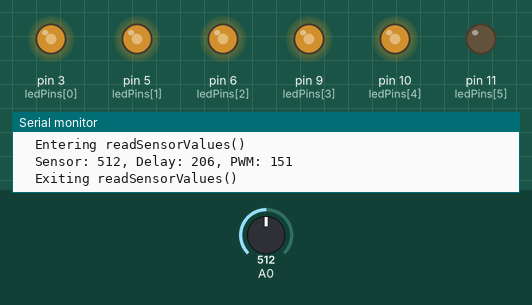
The sketch below on a simulated Arduino Uno, built with avr-gcc and run on an emulated ATmega328P. On the bench: output pins drawn as LEDs (lit = HIGH), the last lines printed to the serial monitor. Dashed ring = blinking. Inputs (shaded band) come from the test bench; at power-on: A0 = 512.

Above: at 1.2 s.
1.3 s: A0 set to 245
4.3 s: A0 set to 716
At 6.0 s:
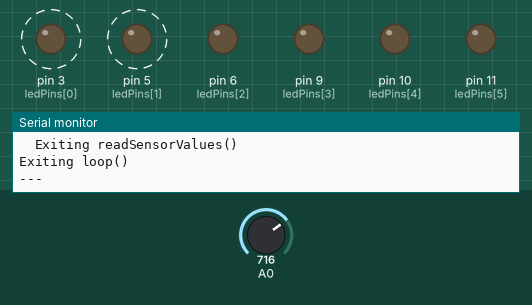
7.3 s: A0 set to 306
At 7.61 s:
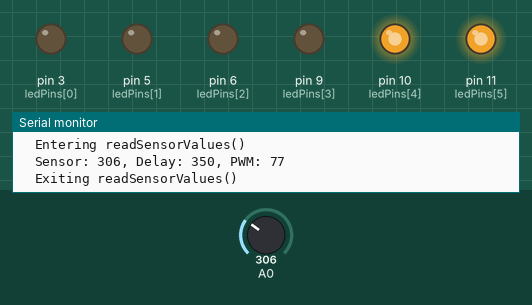
10.3 s: A0 set to 810
At 11.1 s:
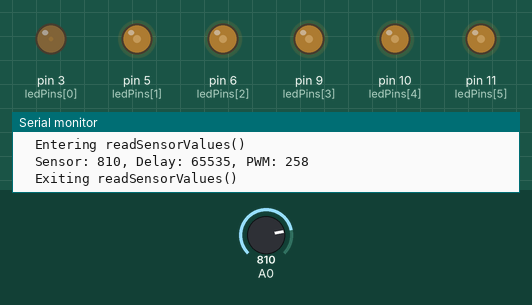
Timing chart, 0 to 12.9 s (numbered marks = the images above; inputs shaded):
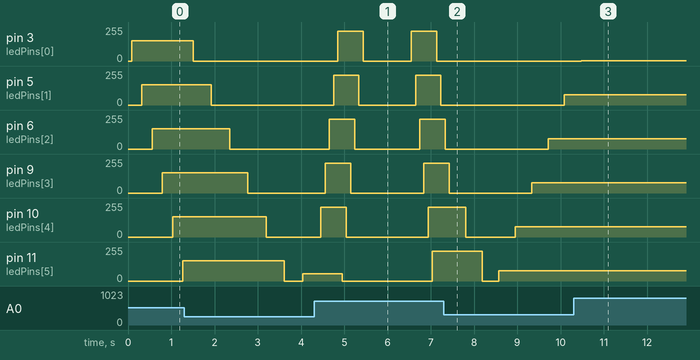

The sketch:

DEBUG_MACRO_Light_and_Speed_Analog_IN_AND_OUT.ino
```cpp
// Analog in program to influence analog out pin values.
#define DEBUG 1  // Set to 1 to enable debug prints, 0 to disable
#if DEBUG
  #define DEBUG_PRINT(x) Serial.print(x)
  #define DEBUG_DELAY(x) delay(x)
  #define DEBUG_BEGIN() Serial.begin(9600)
#else
  #define DEBUG_PRINT(x)
  #define DEBUG_DELAY(x)
  #define DEBUG_BEGIN()
#endif
#define NumberOfLEDS 6
#define ASSERT(expr) if (!(expr)) {printf("The Following Failed: %s\n", #expr); exit(1);}
#define MIN_DELAY 5   // time in ms
#define MAX_DELAY 500 // time in ms
// Analog Input Sensor
#define MIN_SENSOR_VAL 90  //value when darkest
#define MAX_SENSOR_VAL 800 //value when brightest
// LED Analog output range
#define PWM_MIN 0   // LED always OFF
#define PWM_MAX 255 // LED mostly ON (appears fully bright)

// PWM-capable pins on Arduino Uno
int ledPins[NumberOfLEDS] = {3, 5, 6, 9, 10, 11};

void setup() {
  DEBUG_BEGIN();
  DEBUG_PRINT("Entering setup()\n");

  //Use ASSERT to ensure we have the right PIN config.
  ASSERT(NumberOfLEDS <=6);  // Only 6 PWM pins available

  // Set PWM pins as outputs using DDR registers with pin macros
  // Could have used a simpler loop and pinMode run on an array.
  // But here using faster DDR.
  // Because the PWM PINs are spread across 2 port families - D and B.
  // need to adjust each accordingly.
  DDRD |= (1<<PD3) | (1<<PD5) | (1<<PD6);  // Pins 3, 5, 6 are on PORTD
  DDRB |= (1<<PB1) | (1<<PB2) | (1<<PB3);  // Pins 9, 10, 11 are on PORTB

  DEBUG_PRINT("Exiting setup()\n");
}

// Using function that takes in a pointer to the values we want modified
// Note, analog read is done inside this function, just like last weeks solution
// but we could do it once every loop, which would then modify this function to
// take a third 'sensorVal' argument that is per loop cycle.
// However inside the function I will only use analogRead once to ensure
// I'm synchronized between light and speed for the function call.
void readSensorValues(unsigned int *delayTime, unsigned int *pwmValue) {
  DEBUG_PRINT("  Entering readSensorValues()\n");

  unsigned int sensorVal = analogRead(A0);

  // Cast map() results to unsigned int to prevent overflow issues
  *delayTime = (unsigned int)map(sensorVal, MIN_SENSOR_VAL, MAX_SENSOR_VAL, MAX_DELAY, MIN_DELAY);
  *pwmValue = (unsigned int)map(sensorVal, MIN_SENSOR_VAL, MAX_SENSOR_VAL, PWM_MIN, PWM_MAX);

  DEBUG_PRINT("  Sensor: ");
  DEBUG_PRINT(sensorVal);
  DEBUG_PRINT(", Delay: ");
  DEBUG_PRINT(*delayTime);
  DEBUG_PRINT(", PWM: ");
  DEBUG_PRINT(*pwmValue);
  DEBUG_PRINT("\n");

  DEBUG_PRINT("  Exiting readSensorValues()\n");
}

void loop() {
  DEBUG_PRINT("Entering loop()\n");

  int i;
  // these variables are going to be adjusted per the A0 input value.
  unsigned int delayTime, pwmValue;

  // Note, taking instruction from last week's solution, choosing to put
  // the readSensorValues/analogRead inside each loop for accuracy.
  // could have extracted it outside this block if we wished.
  for (i=0;i<NumberOfLEDS;i++){
    readSensorValues(&delayTime, &pwmValue);
    analogWrite(ledPins[i], pwmValue); //turn on each LED with PWM
    delay(delayTime);
  }
  for (i=0;i<NumberOfLEDS;i++){
    readSensorValues(&delayTime, &pwmValue);
    analogWrite(ledPins[i], 0); //turn off each LED
    delay(delayTime);
  }
  for (i=NumberOfLEDS-1;i>=0;i--){
    readSensorValues(&delayTime, &pwmValue);
    analogWrite(ledPins[i], pwmValue); //turn on each LED with PWM
    delay(delayTime);
  }
  for (i=NumberOfLEDS-1;i>=0;i--){
    readSensorValues(&delayTime, &pwmValue);
    analogWrite(ledPins[i], 0); //turn off each LED
    delay(delayTime);
  }

  DEBUG_PRINT("Exiting loop()\n");
  DEBUG_PRINT("---\n");

  DEBUG_DELAY(1000);  // Slow down for debugging
}
```

Measured:
- after the input at 4.3 s, pin 6 (ledPins[2]): 0/255 → 224/255 after 0.36 s, → 0/255 0.59 s later, → 224/255 1.5 s later; pin 9 (ledPins[3]): 0/255 → 224/255 after 0.26 s, → 0/255 0.59 s later, → 224/255 1.7 s later; pin 11 (ledPins[5]): 55/255 → 0/255 after 0.65 s instead of 2.3 s
- after the input at 7.3 s, pin 3 (ledPins[0]): stays 0/255 (without the input it goes to 224/255 after 0.91 s)
- after the input at 10.3 s, pin 5 (ledPins[1]): stays 77/255 (without the input it goes to 0/255 after 2.1 s); pin 6 (ledPins[2]): stays 77/255 (without the input it goes to 0/255 after 1.7 s)
- by itself, pin 3 (ledPins[0]): alternates 224/255 for 0.59 s and 0/255 for 1.1 s
